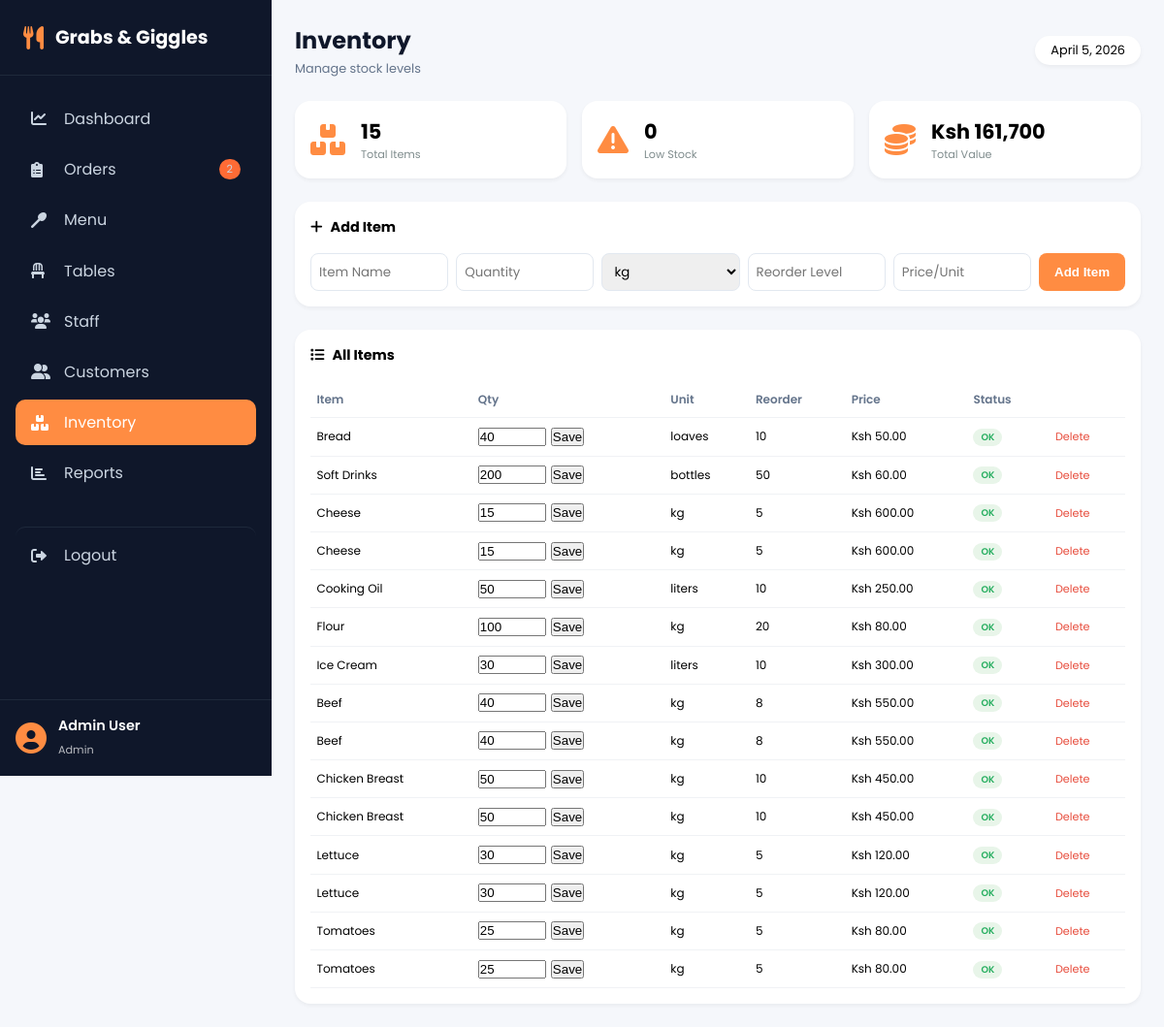
The app's page /pages/inventory.php (signed in), older data.
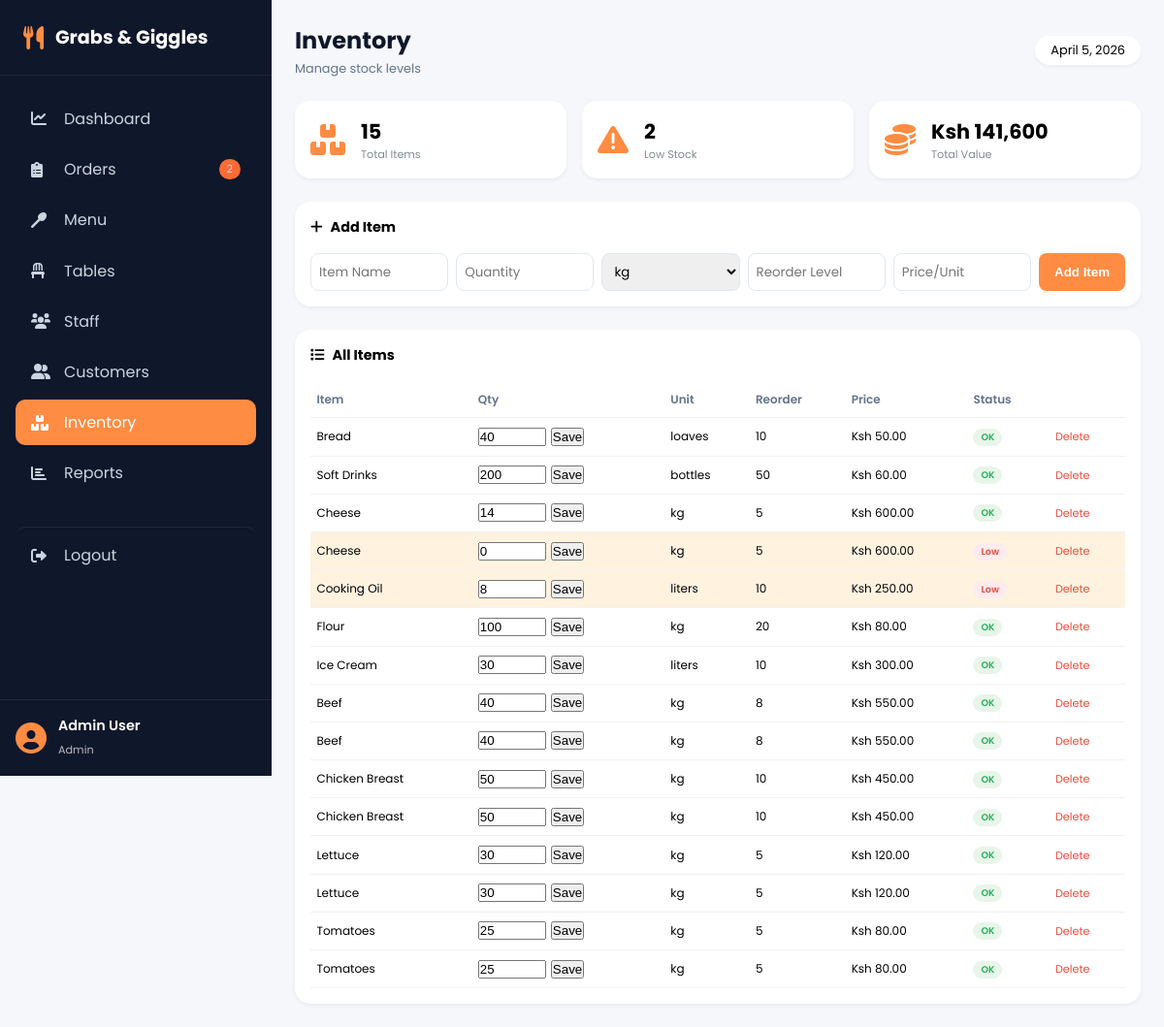
The same page, newer data.
### tables this page shows
CREATE TABLE `inventory` (
  `id` int(11) NOT NULL,
  `item_name` varchar(100) NOT NULL,
  `category` varchar(50) DEFAULT NULL,
  `quantity` int(11) DEFAULT 0,
  `unit` varchar(20) DEFAULT 'units',
  `reorder_level` int(11) DEFAULT 10,
  `price_per_unit` decimal(10,2) DEFAULT 0.00,
  `last_updated` timestamp NOT NULL DEFAULT current_timestamp() ON UPDATE current_timestamp()
);

### pages/inventory.php (the view, shortened to what the changed rows need)
<?php
include("../db_connect.php");
$items = $conn->query("SELECT * FROM inventory ORDER BY category, item_name");
$low = $conn->query("SELECT COUNT(*) as c FROM inventory WHERE quantity <= reorder_level")->fetch_assoc()['c'];
$value = $conn->query("SELECT SUM(quantity * price_per_unit) as v FROM inventory")->fetch_assoc()['v'];
?>
<!DOCTYPE html>
<html>
<head>
    <link rel="stylesheet" href="https://cdnjs.cloudflare.com/ajax/libs/font-awesome/6.0.0-beta3/css/all.min.css">
    <link rel="stylesheet" href="../css/dashboard.css">
    <link rel="stylesheet" href="../css/inventory.css">
</head>
<body>
<div class="dashboard-container">
    <main class="main-content">
        <div class="top-bar"><div><h1>Inventory</h1><p>Manage stock levels</p></div><div class="date"><?php echo date('F j, Y'); ?></div></div>
        <div class="inv-stats">
            <div class="stat"><i class="fas fa-exclamation-triangle"></i><div><h3><?php echo $low; ?></h3><p>Low Stock</p></div></div>
            <div class="stat"><i class="fas fa-coins"></i><div><h3>Ksh <?php echo number_format($value); ?></h3><p>Total Value</p></div></div>
        </div>
        <div class="inv-table">
            <div class="table-wrap">
                <table>
                    <thead><tr><th>Item</th><th>Qty</th><th>Unit</th><th>Reorder</th><th>Price</th><th>Status</th><th></th></tr></thead>
                    <tbody>
                        <?php while($row = $items->fetch_assoc()): ?>
                        <tr class="<?php echo $row['quantity'] <= $row['reorder_level'] ? 'low' : ''; ?>">
                            <td><?php echo $row['item_name']; ?></td>
                            <td>
                                <form method="POST" style="display:flex; gap:5px;">
                                    <input type="number" name="qty" value="<?php echo $row['quantity']; ?>" style="width:70px;">
                                    <button type="submit" name="update">Save</button>
                                </form>
                            </td>
                            <td><?php echo $row['unit']; ?></td>
                            <td><?php echo $row['reorder_level']; ?></td>
                            <td>Ksh <?php echo $row['price_per_unit']; ?></td>
                            <td><span class="status <?php echo $row['quantity'] <= $row['reorder_level'] ? 'low' : 'ok'; ?>"><?php echo $row['quantity'] <= $row['reorder_level'] ? 'Low' : 'OK'; ?></span></td>
                            <td><a href="?delete=<?php echo $row['id']; ?>" class="delete" onclick="return confirm('Delete?')">Delete</a></td>
                        </tr>
                        <?php endwhile; ?>
                    </tbody>
                </table>
            </div>
        </div>
    </main>
</div>
</body>
</html>

Row changes from the older to the newer data that the page shows:
changed inventory (number 3 of 15 on the later page): qty "15" → "14"
changed inventory (number 4 of 15 on the later page): qty "15" → "0"; quantity "OK" → "Low"
changed inventory "Cooking Oil": qty "50" → "8"; quantity "OK" → "Low"
Text that changed along with them:
$low: "0" → "2"
$value: "161,700" → "141,600"
